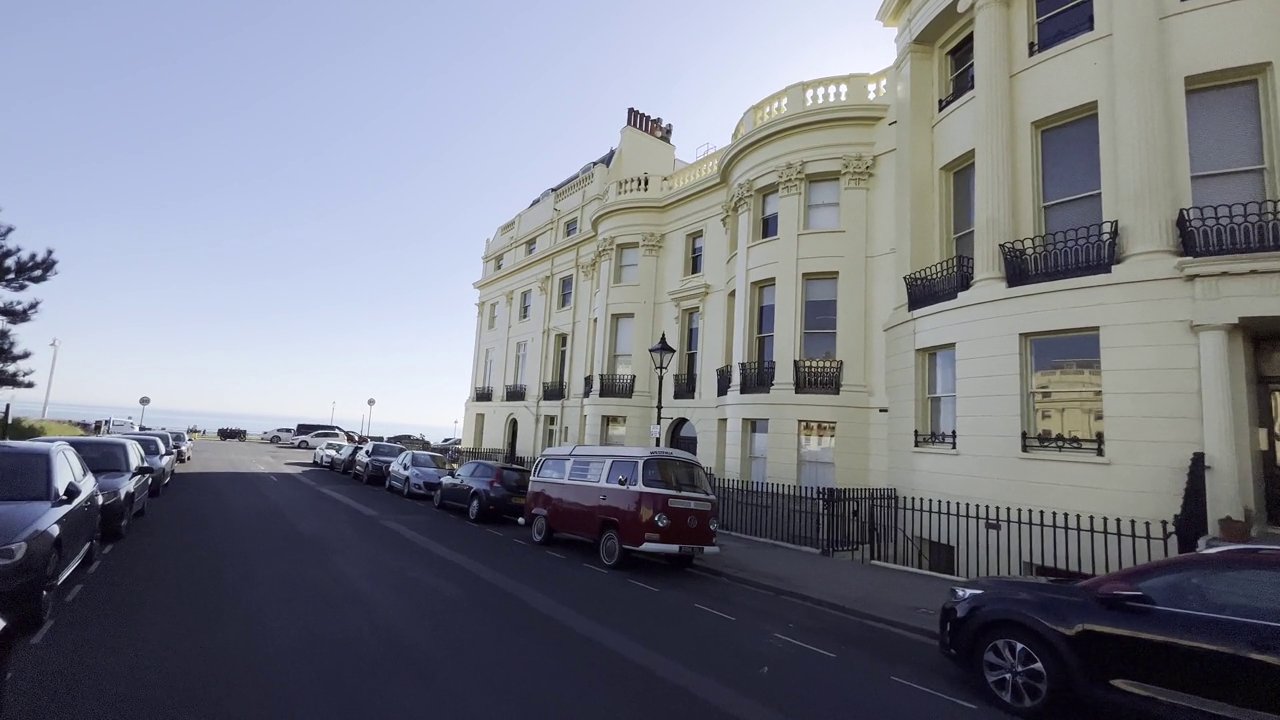
%> input picture data/out90.png, 1280 x 720 px
$ octave sift_descriptor.m   (GNU Octave 9; MATLAB toolbox functions it lacks are replaced by stand-ins)
%> lines starting %> are read from the running program, lines starting %| are printed output that depends on the picture
format long

f=imread('out90.png');
%> f is the input picture: size 720x1280x3 uint8; mean R, G, B 120.9, 123.6, 134.1
% Change sigma for different standard deviations e.g. 0.25, 0.5, 0.75 etc.
sigma = 0.5;

w2 = fspecial('log',[3 3], sigma);

% % Returns a rotationally symmetric Laplacian of Gaussian filter of size hsize with standard deviation sigma

filtered_img2=imfilter(f,w2,'replicate');
figure
imshow(filtered_img2);
title("Filtered Image")

% Detect scale invariant feature transform (SIFT) features and return SIFTPoints object
f2= rgb2gray(f);
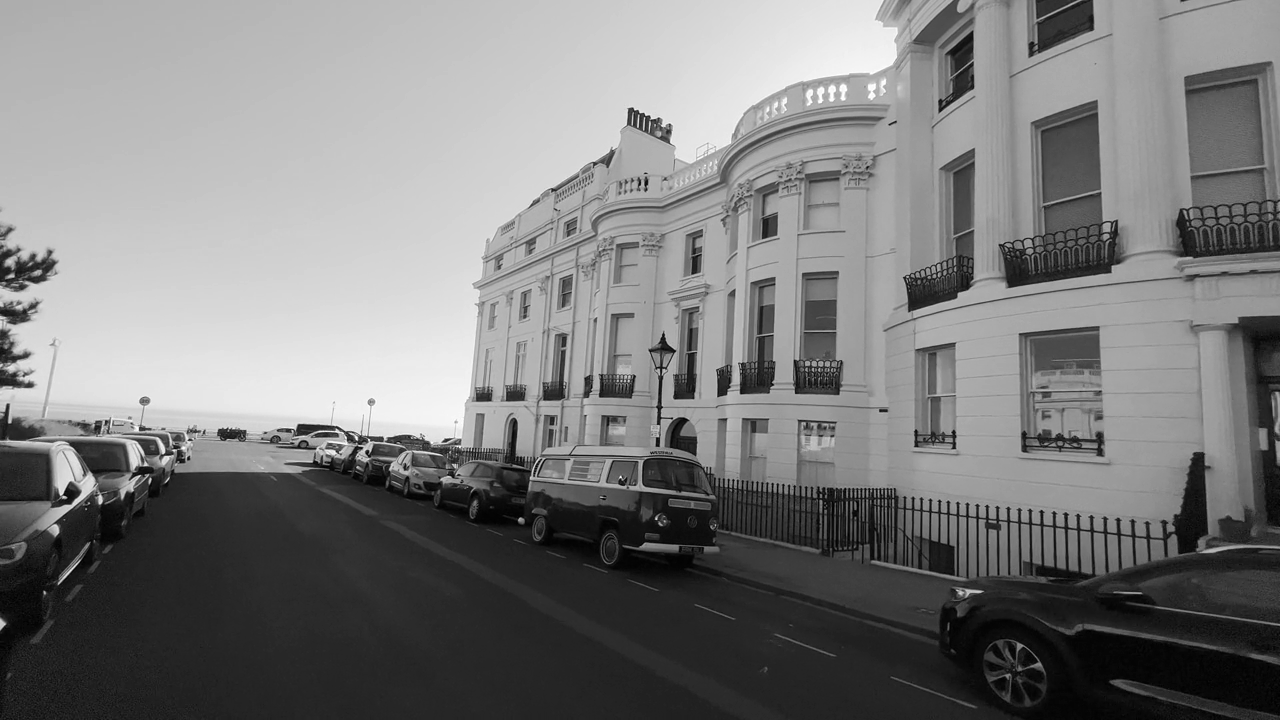
%> f2: size 720x1280 uint8; min 0, max 255, mean 124
filtered_img2 = rgb2gray(filtered_img2);
%> filtered_img2: size 720x1280 uint8
points = detectSIFTFeatures(f2);
%> points = 3269 points; strongest (x, y): (357, 439), (357, 439), (65, 498), (191, 441), (73, 493)
points_2 = detectSIFTFeatures(filtered_img2);
%> points_2 = 1351 points; strongest (x, y): (664, 335), (664, 335), (189, 459), (940, 502), (940, 502)

% Overlay most salient features on Image
figure
imshow(f);
hold on;
plot(points.selectStrongest(200));
title("Most Salient Features Overlayed on Image")
%> figure, not shown here; its title reads 'Most Salient Features Overlayed on Image'

% Overlay 200 most salient features on filtered image
figure
imshow(filtered_img2);
hold on;
plot(points_2.selectStrongest(200));
title("Most Salient Features Overlayed on Filtered Image")
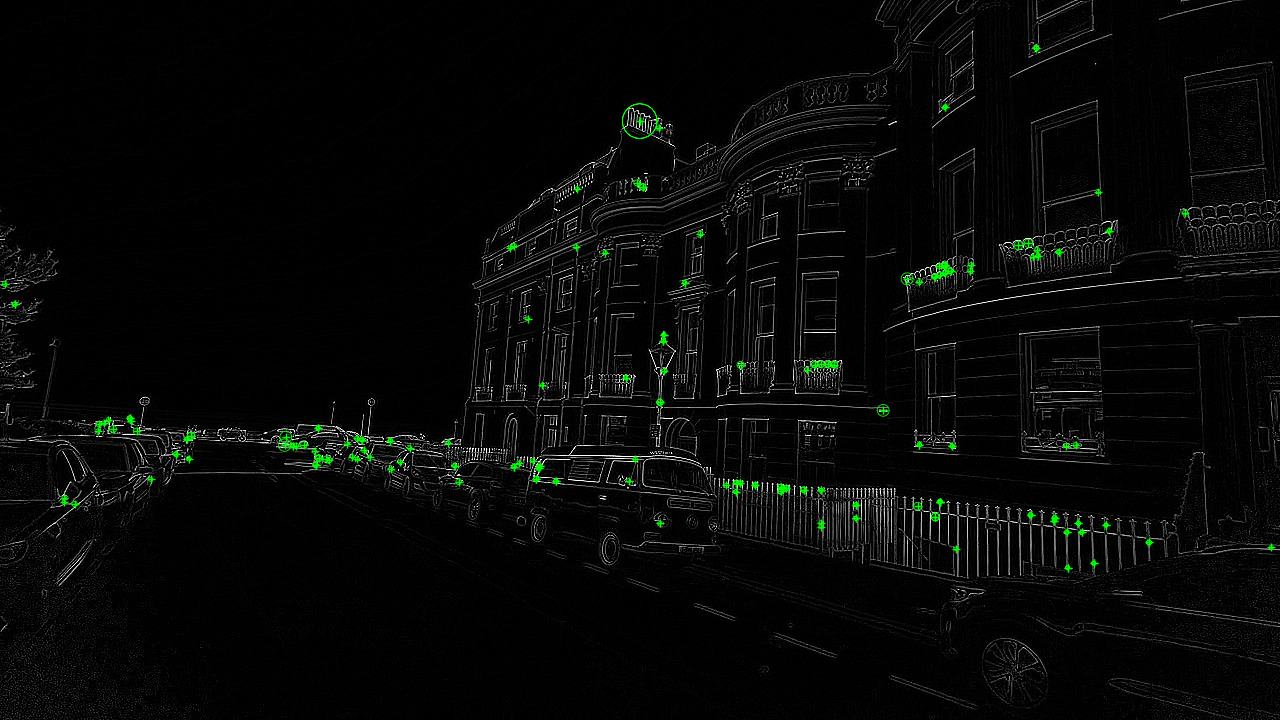
%> figure redrawn from the program's plot data; its title reads 'Most Salient Features Overlayed on Filtered Image'

%% Feature Matching Diagram Example
% Convert images to grayscale
out93 = imread("out93.png");
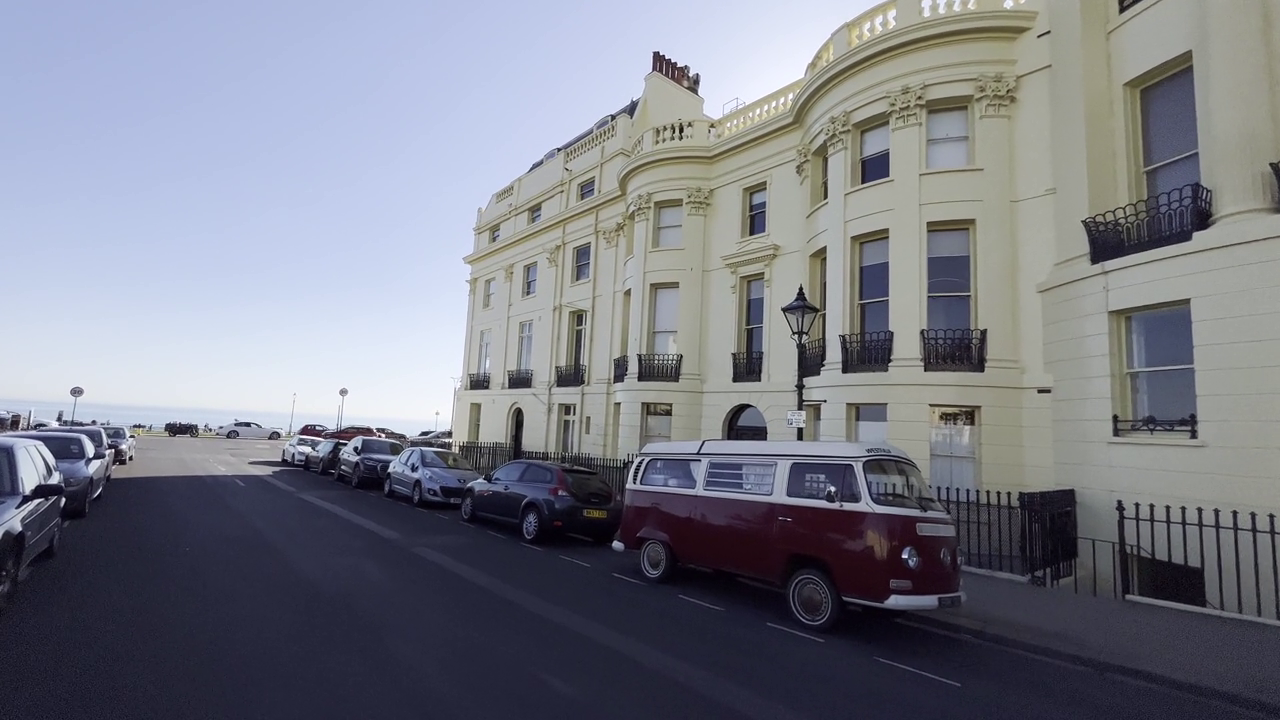
%> input picture data/out93.png, 1280 x 720 px
%> out93 is the input picture: size 720x1280x3 uint8; mean R, G, B 122.6, 124.8, 135.2
out94 = imread("out94.png");
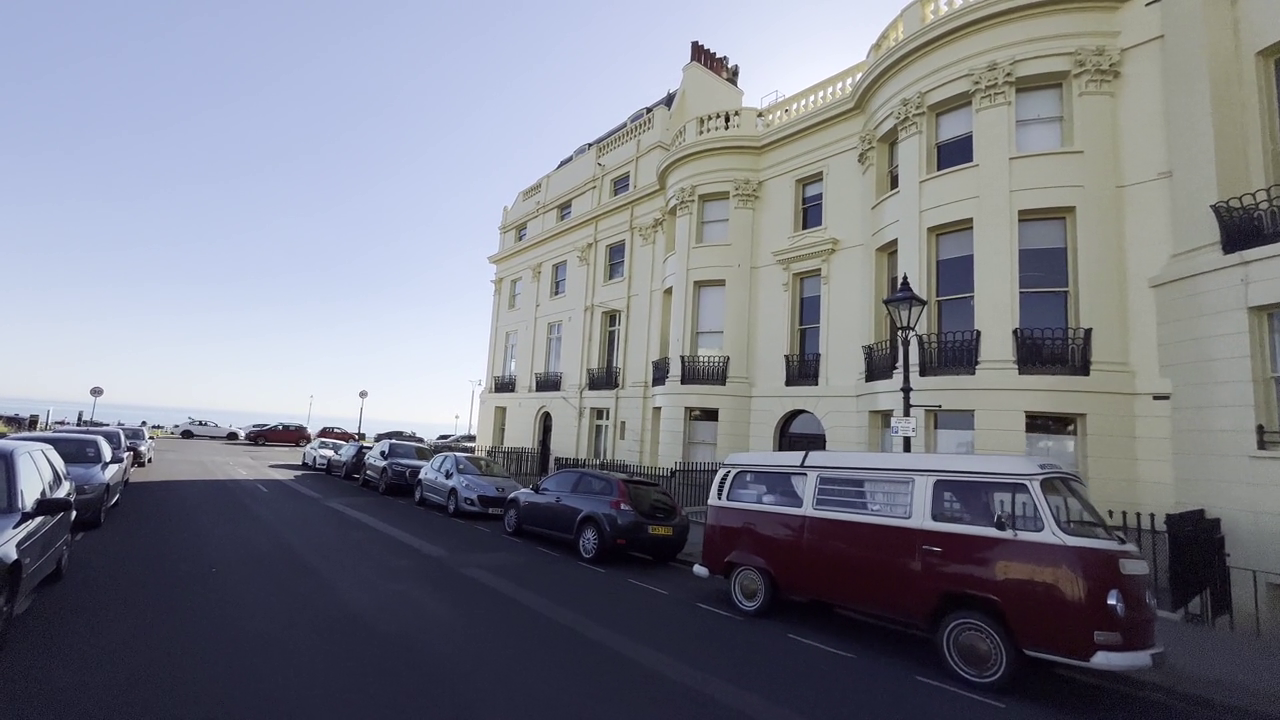
%> input picture data/out94.png, 1280 x 720 px
%> out94 is the input picture: size 720x1280x3 uint8; mean R, G, B 122.9, 124.8, 135.3
out93gray = rgb2gray(out93);
out94gray = rgb2gray(out94);

% RANSAC feature matching
% ContrastThreshold for selecting the strongest features, specified as a
% non-negative scalar in the range [0,1]. The threshold is used to filter
% out weak features in low-contrast regions of the image. Increase the
% contrast threshold to decrease the number of returned features, default
% 0.0133

% Tuning mask parameters and stopping criteriion will improve matching
% results.
% load stereoPointPairs
% %SIFT
% points93SIFT = detectSIFTFeatures(out93gray, ContrastThreshold=0.02, Sigma = 1.5, EdgeThreshold = 10); % Detect SIFT features
% points93SIFT = points93SIFT.selectStrongest(500); % Select 400 most salient
% points94SIFT = detectSIFTFeatures(out94gray,  ContrastThreshold=0.02, Sigma = 1.5, EdgeThreshold = 10); % Detect SIFT Features
% points94SIFT = points94SIFT.selectStrongest(500); % Select 400 most salient
%
%
% figure;
% showMatchedFeatures(out93,out94,points93SIFT,points94SIFT);
% title("SIFT Matched Features")
% % Compute fundamental matrix
% % Due to element of randomness in RANSAC method, script may have to be run
% % multiple times to get output if there arnt enough overlapping features
% % chosen
% fRANSAC = estimateFundamentalMatrix(points93SIFT, ...
%     points94SIFT,Method="RANSAC", ...
%     NumTrials=2000,DistanceThreshold=1e-4);
m = size(out94gray);
%> m = [720 1280]
% [50 lines of commented-out code are left out]

%% SURF, showing invariance to rotation and translation
I1 = rgb2gray(imread('out90.png'));
I2 = imresize(imrotate(I1,-20),1.2);
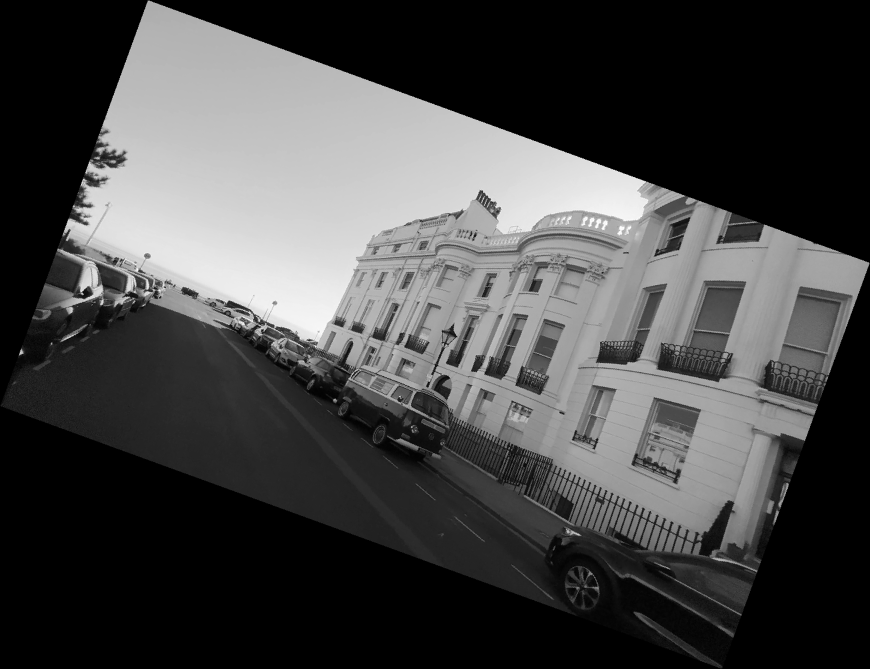
%> I2: size 1338x1740 uint8 (shown at 1/2 size); min 0, max 255, mean 70.7
%> (the run ends here)
